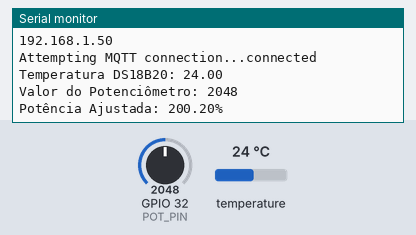
Recording of a sketch running on a simulated ESP32. Shown: the last lines printed to the serial monitor. Inputs (shaded band) come from the test bench; at power-on: temperature 24 °C, GPIO 32 (POT_PIN) = 2048. WiFi joins after 1.5 s; servers stay silent unless stated; no MQTT or app messages arrive unless stated.

Above: at 2.7 s.
2.8 s: temperature set to 12 °C
At 6.1 s:
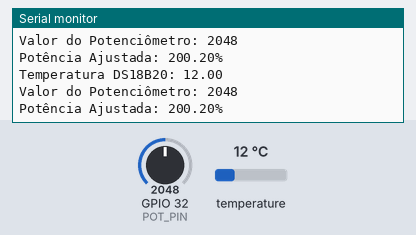
6.5 s: GPIO 32 (POT_PIN) set to 2866
At 8.3 s:
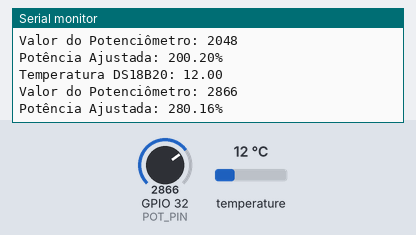
10.2 s: temperature set to 19 °C
At 11.6 s:
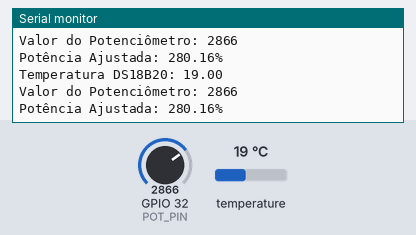
13.9 s: GPIO 32 (POT_PIN) set to 3603
At 17.0 s:
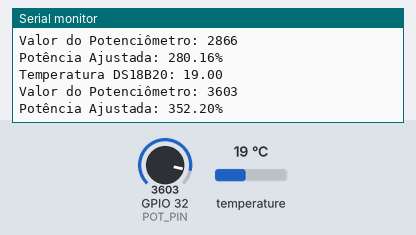
Timing chart, 0 to 18.5 s (numbered marks = the images above; inputs shaded):
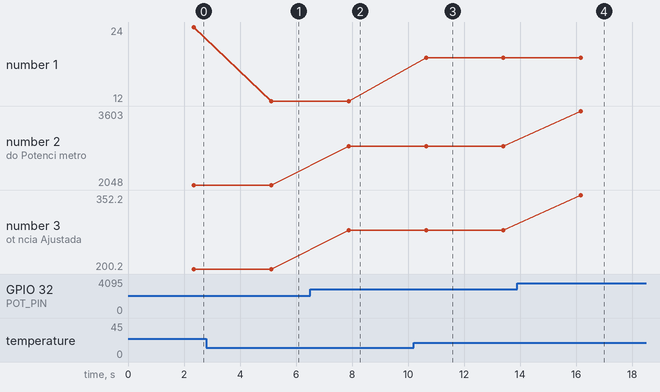

The sketch:

sketch.ino
```cpp
#include <WiFi.h>
#include <OneWire.h>
#include <DallasTemperature.h>
#include <PubSubClient.h>

// Update these with values suitable for your network.

const char* ssid = "Wokwi-GUEST";
const char* password = "";
const char* mqtt_server = "test.mosquitto.org";

WiFiClient WOKWI_Client;
PubSubClient client(WOKWI_Client);

#define ONE_WIRE_BUS 4 // Pino do DS18B20
OneWire oneWire(ONE_WIRE_BUS);
DallasTemperature sensors(&oneWire);

// Definições do Potenciômetro
#define POT_PIN 32 // Pino do Potenciômetro (ADC)

void setup_wifi() {

  delay(10);
  // We start by connecting to a WiFi network
  Serial.println();
  Serial.print("Connecting to ");
  Serial.println(ssid);

  WiFi.mode(WIFI_STA);
  WiFi.begin(ssid, password);

  while (WiFi.status() != WL_CONNECTED) {
    delay(500);
    Serial.print(".");
  }


  Serial.println("");
  Serial.println("WiFi connected");
  Serial.println("IP address: ");
  Serial.println(WiFi.localIP());

}


void reconnect() {
  // Loop until we're reconnected
  while (!client.connected()) {
    Serial.print("Attempting MQTT connection...");

    // Attempt to connect
    if (client.connect("WOKWI_Client")) {
      Serial.println("connected");

    } else {
      Serial.print("failed, rc=");
      Serial.print(client.state());
      Serial.println(" try again in 5 seconds");
      // Wait 5 seconds before retrying
      delay(5000);
    }
  }
}

void setup() {
  Serial.begin(115200);
  setup_wifi();
  client.setServer(mqtt_server, 1883);
  sensors.begin();
}


void loop() {
    reconnect();

    client.loop();

    // Lê a temperatura do DS18B20
    sensors.requestTemperatures();
    float tempDS18B20 = sensors.getTempCByIndex(0);
    Serial.print("Temperatura DS18B20: ");
    Serial.println(tempDS18B20);

    // Lê o valor do potenciômetro
    int potValue = analogRead(POT_PIN); // Lê o valor do potenciômetro
    Serial.print("Valor do Potenciômetro: ");
    Serial.println(potValue);

    // Opcional: converte o valor do potenciômetro para um percentual (0-100%)
    float potPercent = (potValue / 1023.0) * 100.0;
    Serial.print("Potência Ajustada: ");
    Serial.print(potPercent);
    Serial.println("%");

    // Cria um payload JSON
    String payload = "{\"Temperatura\":" + String(tempDS18B20) + ",\"Potenciometro\":" + String(potPercent) + "}";

    // Publica o payload no tópico desejado
    client.publish("esp32", payload.c_str());

    delay(2000); // Aguarda 2 segundos antes da próxima leitura

}
```

Measured:
- after the input at 2.8 s, the serial monitor: prints a new line after 2.3 s (image 1)
- after the input at 6.5 s, the serial monitor: prints a new line after 1.4 s (image 2)
- after the input at 10.2 s, the serial monitor: prints a new line after 0.44 s (image 3)
- after the input at 13.9 s, the serial monitor: prints a new line after 2.3 s (image 4)
- plotted number 1: 24 → 12 after the input at 2.8 s, 12 → 19 after the input at 10.2 s
- plotted number 2: 2048 → 2866 after the input at 6.5 s, 2866 → 3603 after the input at 13.9 s
- plotted number 3: 200.2 → 280.16 after the input at 6.5 s, 280.16 → 352.2 after the input at 13.9 s
